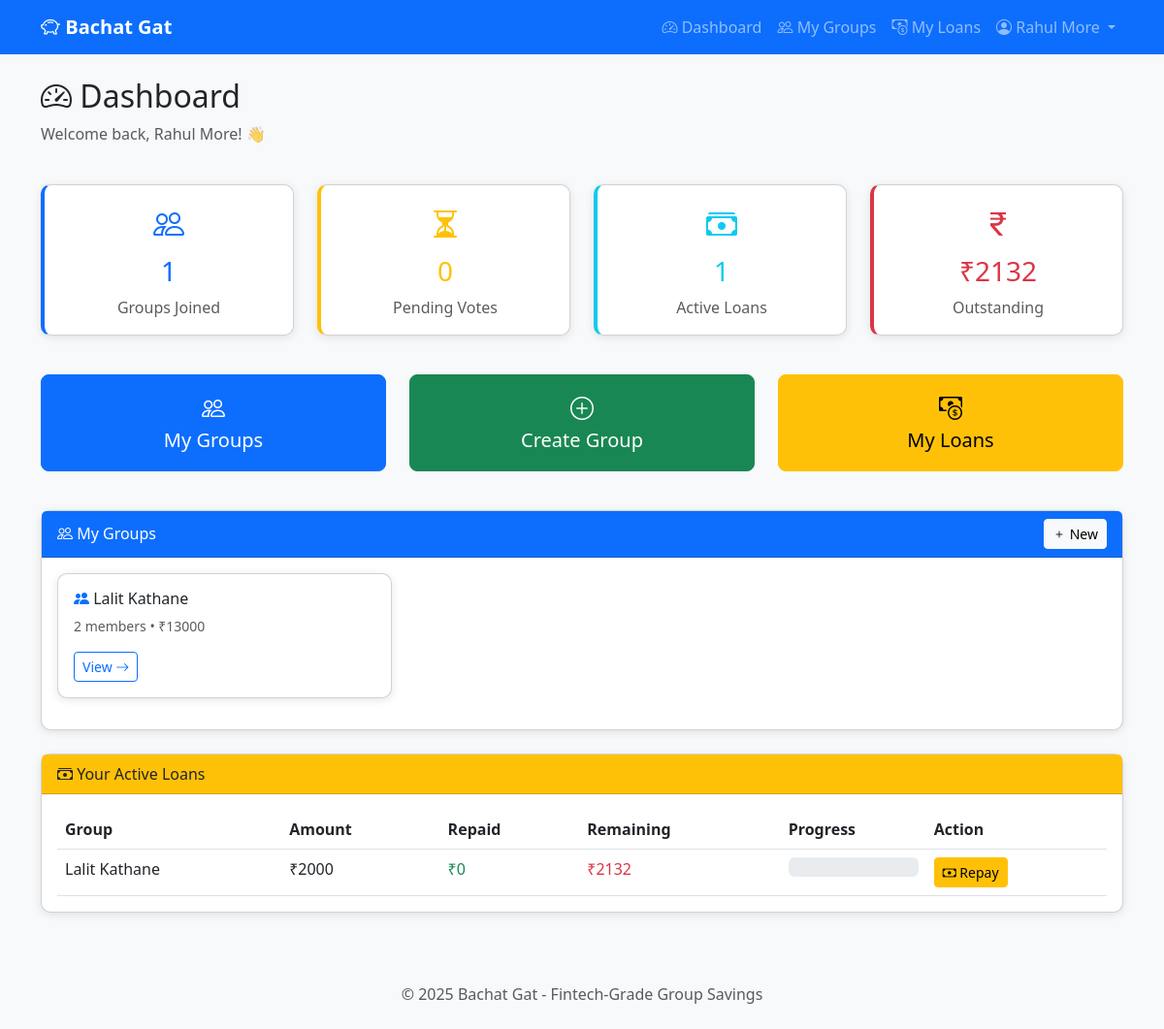
/dashboard (signed in), run on the app's committed database.
### app/models.py (models this page shows, shortened)
class User(UserMixin, db.Model):
    __tablename__ = 'users'
    id = db.Column(db.Integer, primary_key=True)
    name = db.Column(db.String(100), nullable=False)
    email = db.Column(db.String(120), unique=True, nullable=False)
    password_hash = db.Column(db.String(256), nullable=False)
    phone = db.Column(db.String(20), nullable=True)
    created_at = db.Column(db.DateTime, default=datetime.utcnow)
    updated_at = db.Column(db.DateTime, default=datetime.utcnow, onupdate=datetime.utcnow)
    groups_created = db.relationship('Group', backref='creator', lazy='dynamic')
    memberships = db.relationship('GroupMember', backref='user', lazy='dynamic',
                                  foreign_keys='GroupMember.user_id')
    loan_requests = db.relationship('LoanRequest', backref='requester', lazy='dynamic',
                                    foreign_keys='LoanRequest.requested_by')
    approvals = db.relationship('LoanApproval', backref='approver', lazy='dynamic')
    contributions = db.relationship('MemberContribution', backref='contributor', lazy='dynamic')
    repayments = db.relationship('LoanRepayment', backref='payer', lazy='dynamic',
                                 foreign_keys='LoanRepayment.paid_by')
    member_ledgers = db.relationship('MemberLedger', backref='member', lazy='dynamic')
    def get_active_memberships(self):
        return self.memberships.filter_by(is_active=True)

class Group(db.Model):
    __tablename__ = 'groups'
    id = db.Column(db.Integer, primary_key=True)
    name = db.Column(db.String(100), nullable=False)
    description = db.Column(db.String(500))
    created_by = db.Column(db.Integer, db.ForeignKey('users.id'), nullable=False)
    default_interest_rate = db.Column(db.Float, default=12.0)  # Annual %
    default_loan_duration_months = db.Column(db.Integer, default=12)
    default_repayment_type = db.Column(db.String(20), default=RepaymentType.EMI.value)
    use_flat_rate = db.Column(db.Boolean, default=False, nullable=False)  # NEW: Flat rate option
    is_active = db.Column(db.Boolean, default=True)
    created_at = db.Column(db.DateTime, default=datetime.utcnow)
    updated_at = db.Column(db.DateTime, default=datetime.utcnow, onupdate=datetime.utcnow)
    members = db.relationship('GroupMember', backref='group', lazy='dynamic',
                              cascade='all, delete-orphan')
    loan_requests = db.relationship('LoanRequest', backref='group', lazy='dynamic',
                                    cascade='all, delete-orphan')
    wallet = db.relationship('GroupWallet', backref='group', uselist=False,
                             cascade='all, delete-orphan')
    def get_active_member_count(self):
        return self.members.filter_by(is_active=True).count()

class GroupWallet(db.Model):
    __tablename__ = 'group_wallets'
    id = db.Column(db.Integer, primary_key=True)
    group_id = db.Column(db.Integer, db.ForeignKey('groups.id'), unique=True, nullable=False)
    balance = db.Column(db.Float, default=0.0, nullable=False)
    total_contributed = db.Column(db.Float, default=0.0, nullable=False)
    total_disbursed = db.Column(db.Float, default=0.0, nullable=False)
    total_interest_earned = db.Column(db.Float, default=0.0, nullable=False)
    is_dirty = db.Column(db.Boolean, default=False, nullable=False)
    last_recalculated_at = db.Column(db.DateTime, default=datetime.utcnow)
    created_at = db.Column(db.DateTime, default=datetime.utcnow)
    updated_at = db.Column(db.DateTime, default=datetime.utcnow, onupdate=datetime.utcnow)
    contributions = db.relationship('MemberContribution', backref='wallet', lazy='dynamic')
    transactions = db.relationship('WalletTransaction', backref='wallet', lazy='dynamic')
    member_ledgers = db.relationship('MemberLedger', backref='wallet', lazy='dynamic')

class LoanRequest(db.Model):
    __tablename__ = 'loan_requests'
    id = db.Column(db.Integer, primary_key=True)
    group_id = db.Column(db.Integer, db.ForeignKey('groups.id'), nullable=False)
    requested_by = db.Column(db.Integer, db.ForeignKey('users.id'), nullable=False)
    amount = db.Column(db.Float, nullable=False)
    reason = db.Column(db.String(500), nullable=False)
    status = db.Column(db.String(20), default=LoanStatus.PENDING.value, nullable=False)
    total_eligible_voters = db.Column(db.Integer, nullable=False)
    required_approvals = db.Column(db.Integer, nullable=False)
    interest_rate = db.Column(db.Float, nullable=True)  # Annual %
    loan_duration_months = db.Column(db.Integer, nullable=True)
    repayment_type = db.Column(db.String(20), nullable=True)  # 'emi' or 'bullet'
    approved_amount = db.Column(db.Float, nullable=True)
    total_interest = db.Column(db.Float, nullable=True)
    total_repayable = db.Column(db.Float, nullable=True)  # principal + interest
    emi_amount = db.Column(db.Float, nullable=True)
    approved_at = db.Column(db.DateTime, nullable=True)
    approved_by = db.Column(db.Integer, db.ForeignKey('users.id'), nullable=True)
    rejected_at = db.Column(db.DateTime, nullable=True)
    rejected_by = db.Column(db.Integer, db.ForeignKey('users.id'), nullable=True)
    disbursed_at = db.Column(db.DateTime, nullable=True)
    disbursed_by = db.Column(db.Integer, db.ForeignKey('users.id'), nullable=True)
    completed_at = db.Column(db.DateTime, nullable=True)
    total_principal_repaid = db.Column(db.Float, default=0.0, nullable=False)
    total_interest_repaid = db.Column(db.Float, default=0.0, nullable=False)
    total_repaid = db.Column(db.Float, default=0.0, nullable=False)
    is_active = db.Column(db.Boolean, default=True, nullable=False)
    deleted_at = db.Column(db.DateTime, nullable=True)
    created_at = db.Column(db.DateTime, default=datetime.utcnow)
    updated_at = db.Column(db.DateTime, default=datetime.utcnow, onupdate=datetime.utcnow)
    approvals = db.relationship('LoanApproval', backref='loan_request', lazy='dynamic')
    repayments = db.relationship('LoanRepayment', backref='loan', lazy='dynamic')
    emi_schedule = db.relationship('EMISchedule', backref='loan', lazy='dynamic',
                                   order_by='EMISchedule.installment_number')
    interest_distributions = db.relationship('InterestDistribution', backref='loan', lazy='dynamic')
    VALID_TRANSITIONS = {
        LoanStatus.PENDING.value: [LoanStatus.APPROVED.value, LoanStatus.REJECTED.value],
        LoanStatus.APPROVED.value: [LoanStatus.DISBURSED.value, LoanStatus.REJECTED.value],
        LoanStatus.REJECTED.value: [],  # Terminal state
        LoanStatus.DISBURSED.value: [LoanStatus.COMPLETED.value],
        LoanStatus.COMPLETED.value: [],  # Terminal state
    }
    def get_remaining_amount(self):
        if not self.total_repayable:
            return 0.0
        return self.total_repayable - self.total_repaid

### app/routes/auth.py (the view, shortened to what this page needs)
@auth_bp.route('/dashboard')
@login_required
def dashboard():
    from app.models import LoanRequest, LoanRepayment, GroupMember, LoanStatus, RepaymentStatus
    memberships = current_user.get_active_memberships().all()
    groups = [m.group for m in memberships]
    pending_votes = 0
    for membership in memberships:
        from app.models import LoanApproval
        group_loans = LoanRequest.query.filter_by(
            group_id=membership.group_id,
            status=LoanStatus.PENDING.value,
            is_active=True
        ).all()
    pending_repayment_approvals = 0
    for membership in memberships:
        if membership.role == 'admin':
            count = LoanRepayment.query.join(LoanRequest).filter(
                LoanRequest.group_id == membership.group_id,
                LoanRepayment.status == RepaymentStatus.PENDING.value
            ).count()
            pending_repayment_approvals += count
    active_loans = LoanRequest.query.filter(
        LoanRequest.requested_by == current_user.id,
        LoanRequest.is_active == True,
        LoanRequest.status == LoanStatus.DISBURSED.value
    ).all()
    total_outstanding = sum(loan.get_remaining_amount() for loan in active_loans)
    return render_template(
        'dashboard.html',
        groups=groups,
        pending_votes=pending_votes,
        pending_repayment_approvals=pending_repayment_approvals,
        active_loans=active_loans,
        total_outstanding=total_outstanding
    )

### app/templates/dashboard.html (shortened to what this page needs)
{% extends 'base.html' %}
{% block content %}
<div class="row mb-4">
    <div class="col-12">
        <h2><i class="bi bi-speedometer2"></i> Dashboard</h2>
        <p class="text-muted">Welcome back, {{ current_user.name }}! 👋</p>
    </div>
</div>
<div class="row mb-4">
    <div class="col-md-3 mb-3">
        <div class="card stat-card primary h-100">
            <div class="card-body text-center">
                <i class="bi bi-people text-primary" style="font-size: 2rem;"></i>
                <h3 class="mt-2 text-primary">{{ groups|length }}</h3>
                <p class="text-muted mb-0">Groups Joined</p>
            </div>
        </div>
    </div>
    <div class="col-md-3 mb-3">
        <div class="card stat-card warning h-100">
            <div class="card-body text-center">
                <i class="bi bi-hourglass-split text-warning" style="font-size: 2rem;"></i>
                <h3 class="mt-2 text-warning">{{ pending_votes }}</h3>
                <p class="text-muted mb-0">Pending Votes</p>
            </div>
        </div>
    </div>
    <div class="col-md-3 mb-3">
        <div class="card stat-card info h-100">
            <div class="card-body text-center">
                <i class="bi bi-cash-stack text-info" style="font-size: 2rem;"></i>
                <h3 class="mt-2 text-info">{{ active_loans|length }}</h3>
                <p class="text-muted mb-0">Active Loans</p>
            </div>
        </div>
    </div>
    <div class="col-md-3 mb-3">
        <div class="card stat-card danger h-100">
            <div class="card-body text-center">
                <i class="bi bi-currency-rupee text-danger" style="font-size: 2rem;"></i>
                <h3 class="mt-2 text-danger">₹{{ "%.0f"|format(total_outstanding) }}</h3>
                <p class="text-muted mb-0">Outstanding</p>
            </div>
        </div>
    </div>
</div>
<div class="row mb-4">
    <div class="col-md-4 mb-3">
        <a href="{{ url_for('groups.list_groups') }}" class="btn btn-primary btn-lg w-100 py-3">
            <i class="bi bi-people fs-4"></i><br>
            My Groups
        </a>
    </div>
    <div class="col-md-4 mb-3">
        <a href="{{ url_for('groups.create_group') }}" class="btn btn-success btn-lg w-100 py-3">
            <i class="bi bi-plus-circle fs-4"></i><br>
            Create Group
        </a>
    </div>
    <div class="col-md-4 mb-3">
        <a href="{{ url_for('loans.my_loans') }}" class="btn btn-warning btn-lg w-100 py-3">
            <i class="bi bi-cash-coin fs-4"></i><br>
            My Loans
        </a>
    </div>
</div>
<div class="card mb-4">
    <div class="card-header bg-primary text-white d-flex justify-content-between align-items-center">
        <span><i class="bi bi-people"></i> My Groups</span>
        <a href="{{ url_for('groups.create_group') }}" class="btn btn-light btn-sm">
            <i class="bi bi-plus"></i> New
        </a>
    </div>
    <div class="card-body">
        {% if groups %}
        <div class="row">
            {% for group in groups[:6] %}
            <div class="col-md-4 mb-3">
                <div class="card h-100">
                    <div class="card-body">
                        <h6 class="card-title">
                            <i class="bi bi-people-fill text-primary"></i>
                            {{ group.name }}
                        </h6>
                        <p class="card-text small text-muted">
                            {{ group.get_active_member_count() }} members
                            {% if group.wallet %}
                            • ₹{{ "%.0f"|format(group.wallet.balance) }}
                            {% endif %}
                        </p>
                        <a href="{{ url_for('groups.view_group', group_id=group.id) }}"
                           class="btn btn-sm btn-outline-primary">
                            View <i class="bi bi-arrow-right"></i>
                        </a>
                    </div>
                </div>
            </div>
            {% endfor %}
        </div>
        {% endif %}
    </div>
</div>
{% if active_loans %}
<div class="card">
    <div class="card-header bg-warning text-dark">
        <i class="bi bi-cash-stack"></i> Your Active Loans
    </div>
    <div class="card-body">
        <div class="table-responsive">
            <table class="table table-hover mb-0">
                <thead>
                    <tr>
                        <th>Group</th>
                        <th>Amount</th>
                        <th>Repaid</th>
                        <th>Remaining</th>
                        <th>Progress</th>
                        <th>Action</th>
                    </tr>
                </thead>
                <tbody>
                    {% for loan in active_loans %}
                    {% set remaining = loan.get_remaining_amount() %}
                    {% set progress = ((loan.total_repaid / loan.total_repayable) * 100) if loan.total_repayable else 0 %}
                    <tr>
                        <td>{{ loan.group.name }}</td>
                        <td>₹{{ "%.0f"|format(loan.approved_amount) }}</td>
                        <td class="text-success">₹{{ "%.0f"|format(loan.total_repaid) }}</td>
                        <td class="text-danger">₹{{ "%.0f"|format(remaining) }}</td>
                        <td style="width: 150px;">
                            <div class="progress" style="height: 20px;">
                            </div>
                        </td>
                        <td>
                            <a href="{{ url_for('loans.repay_loan', loan_id=loan.id) }}"
                               class="btn btn-sm btn-warning">
                                <i class="bi bi-cash"></i> Repay
                            </a>
                        </td>
                    </tr>
                    {% endfor %}
                </tbody>
            </table>
        </div>
    </div>
</div>
{% endif %}
{% endblock %}

### app/templates/base.html (shortened to what this page needs)
<!DOCTYPE html>
<html lang="en">
<head>
    <link href="https://cdn.jsdelivr.net/npm/bootstrap@5.3.0/dist/css/bootstrap.min.css" rel="stylesheet">
    <link href="https://cdn.jsdelivr.net/npm/bootstrap-icons@1.10.0/font/bootstrap-icons.css" rel="stylesheet">
</head>
<body>
    <nav class="navbar navbar-expand-lg navbar-dark bg-primary">
        <div class="container">
            <a class="navbar-brand" href="{{ url_for('auth.home') }}">
                <i class="bi bi-piggy-bank"></i> Bachat Gat
            </a>
            <div class="collapse navbar-collapse" id="navbarNav">
                <ul class="navbar-nav ms-auto">
                    {% if current_user.is_authenticated %}
                        <li class="nav-item">
                            <a class="nav-link" href="{{ url_for('auth.dashboard') }}">
                                <i class="bi bi-speedometer2"></i> Dashboard
                            </a>
                        </li>
                        <li class="nav-item">
                            <a class="nav-link" href="{{ url_for('groups.list_groups') }}">
                                <i class="bi bi-people"></i> My Groups
                            </a>
                        </li>
                        <li class="nav-item position-relative">
                            <a class="nav-link" href="{{ url_for('loans.my_loans') }}">
                                <i class="bi bi-cash-coin"></i> My Loans
                            </a>
                        </li>
                        <li class="nav-item dropdown">
                            <a class="nav-link dropdown-toggle" href="#" id="userDropdown"
                               role="button" data-bs-toggle="dropdown">
                                <i class="bi bi-person-circle"></i> {{ current_user.name }}
                            </a>
                        </li>
                    {% endif %}
                </ul>
            </div>
        </div>
    </nav>
    <main class="container mt-4 mb-5">
        {% block content %}{% endblock %}
    </main>
    <footer class="text-center py-4 mt-5 bg-light">
        <p class="text-muted mb-0">&copy; 2025 Bachat Gat - Fintech-Grade Group Savings</p>
    </footer>
</body>
</html>

### data on the page
User: name "Rahul More"
Group: name "Lalit Kathane", get_active_member_count "2"
GroupWallet: wallet.balance "13000"
LoanRequest: group.name "Lalit Kathane", approved_amount "2000", total_repaid "0", remaining "2132"

### other printed values
{{ groups|length }} "1"
{{ pending_votes }} "0"
{{ active_loans|length }} "1"
{{ "%.0f"|format(total_outstanding) }} "2132"
